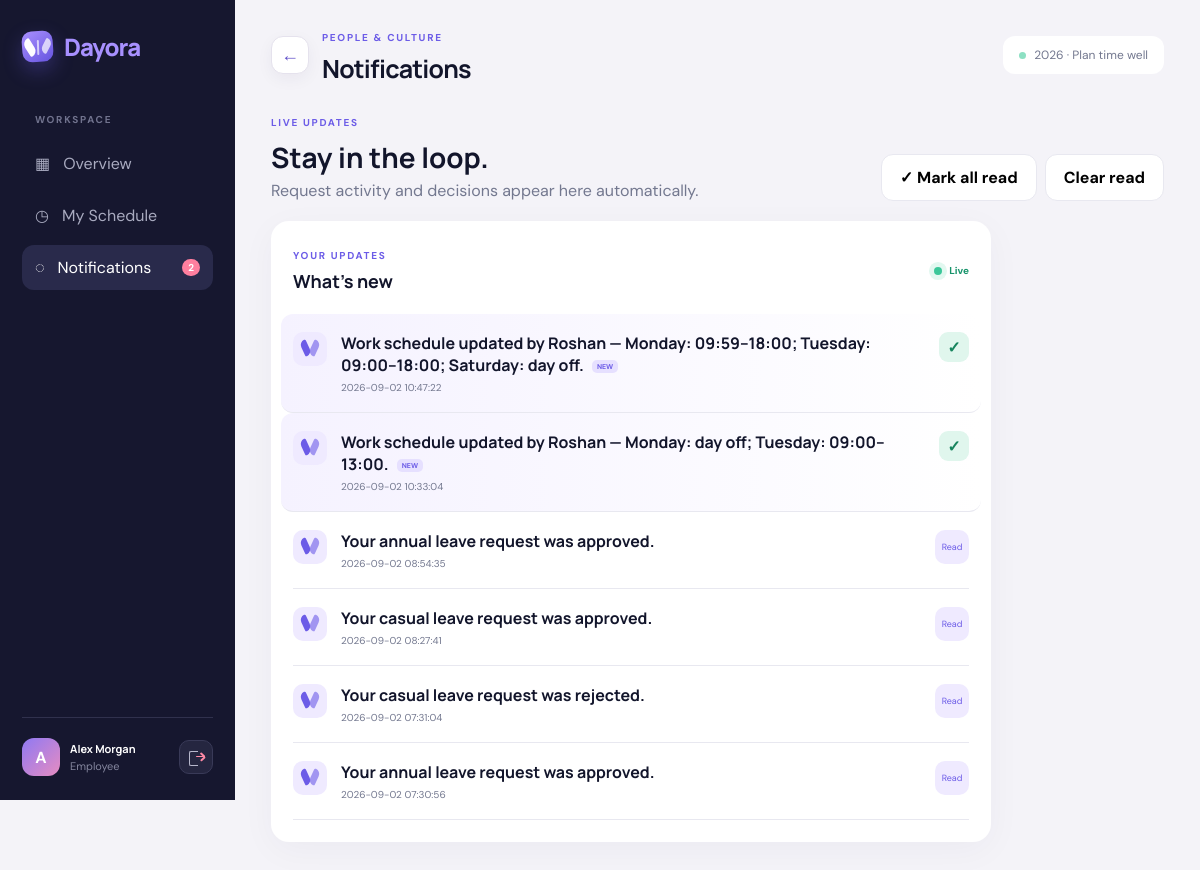
The app's page /notifications (signed in) with its own data.
### tables this page shows
CREATE TABLE notifications (
            id INTEGER PRIMARY KEY AUTOINCREMENT, user_id INTEGER NOT NULL, message TEXT NOT NULL,
            is_read INTEGER NOT NULL DEFAULT 0, created_at TEXT NOT NULL DEFAULT CURRENT_TIMESTAMP,
            FOREIGN KEY(user_id) REFERENCES users(id)
        );

### app.py (the view)
@app.get("/notifications")
@login_required()
def notifications():
    items = db().execute("SELECT * FROM notifications WHERE user_id=? ORDER BY created_at DESC", (session["user_id"],)).fetchall()
    return render_template("notifications.html", notifications=items)

### app.py (called while the page is built)
def db():
    if "db" not in g:
        g.db = sqlite3.connect(app.config["DATABASE"])
        g.db.row_factory = sqlite3.Row
        g.db.execute("PRAGMA foreign_keys = ON")
    return g.db

def login_required(role=None):
    def decorator(view):
        @wraps(view)
        def wrapped(*args, **kwargs):
            if not session.get("user_id"):
                return redirect(url_for("login"))
            if role and session.get("role") != role:
                flash("You do not have access to that page.", "error")
                return redirect(url_for("dashboard"))
            return view(*args, **kwargs)
        return wrapped
    return decorator

@app.context_processor
def globals_for_templates():
    unread = 0
    if session.get("user_id"):
        unread = db().execute("SELECT COUNT(*) FROM notifications WHERE user_id=? AND is_read=0", (session["user_id"],)).fetchone()[0]
    hour = datetime.now().hour
    time_greeting = "Good morning" if 5 <= hour < 12 else "Good afternoon" if 12 <= hour < 17 else "Good evening" if 17 <= hour < 21 else "Good night"
    return {"current_year": date.today().year, "unread_count": unread, "time_greeting": time_greeting}

### templates/notifications.html (shortened to what this page needs)
{% extends 'base.html' %}
{% block heading %}Notifications{% endblock %}
{% block content %}
<section class="notification-tools"><div><span class="overline">LIVE UPDATES</span><h2>Stay in the loop.</h2><p>Request activity and decisions appear here automatically.</p></div><div class="notification-actions"><form method="post" action="{{url_for('read_all_notifications')}}"><button class="btn ghost">✓ Mark all read</button></form><form method="post" action="{{url_for('clear_read_notifications')}}"><button class="btn ghost" data-confirm="Clear all read notifications?">Clear read</button></form></div></section>
<article class="card notifications"><div class="card-head"><div><span class="overline">YOUR UPDATES</span><h3>What’s new</h3></div><span class="live-indicator"><i></i> Live</span></div>
{% for n in notifications %}<div class="notification {{'unread' if not n.is_read}}"><span class="notice-mark"></span><div class="notification-copy"><strong>{{n.message}}</strong><small>{{n.created_at}}</small></div>{% if not n.is_read %}<form method="post" action="{{url_for('read_notification',notification_id=n.id)}}"><button class="mark-read" title="Mark as read">✓</button></form>{% else %}<span class="read-label">Read</span>{% endif %}</div>
{% else %}<div class="empty">You’re all caught up. New leave activity will appear here.</div>{% endfor %}
</article>
{% endblock %}

### static/css/style.css (style rules this page uses)
:root { --ink:#12152b;--muted:#73788f;--line:#e8e8f0;--bg:#f4f3f8;--purple:#6c5ce7;--purple2:#8f79f3;--mint:#8de0c3;--amber:#ffd58a;--pink:#ff7f9f;--white:#fff;--shadow:0 18px 55px rgba(37,30,84,.08) }
* { box-sizing:border-box }
body { margin:0;font-family:'DM Sans',sans-serif;color:var(--ink);background:var(--bg) }
h1,h2,h3,b,strong,.logo { font-family:Manrope,sans-serif }
button,input,select,textarea { font:inherit }
.workspace,.overline,.eyebrow { font-size:10px;font-weight:700;letter-spacing:1.7px }
.eyebrow,.overline { color:var(--purple) }
.btn { border:0;border-radius:12px;padding:12px 18px;font-weight:700;cursor:pointer;display:inline-block }
.btn.ghost { background:#fff;border:1px solid var(--line) }
.card { background:#fff;border-radius:18px;padding:22px;box-shadow:0 8px 35px rgba(31,28,69,.04) }
.card-head { display:flex;justify-content:space-between;align-items:center;margin-bottom:16px }
.card-head h3,.notifications h3 { margin:5px 0;font-size:18px }
.notifications { max-width:720px }
.notification { display:flex;gap:14px;padding:18px 0;border-bottom:1px solid var(--line) }
.notification>span { width:34px;height:34px;border-radius:10px;background:#efeaff;color:var(--purple);display:grid;place-items:center }
.notification strong,.notification small { display:block }
.notification small { color:var(--muted);font-size:10px;margin-top:5px }

### static/css/brand.css (style rules this page uses)
.notice-mark { position: relative; }
.notice-mark::before, .notice-mark::after { content: ""; position: absolute; width: 7px; height: 16px; top: 8px; background: var(--purple); }
.notice-mark::before { left: 9px; border-radius: 8px 2px 8px 2px; transform: rotate(-25deg); }
.notice-mark::after { right: 9px; border-radius: 2px 8px 2px 8px; transform: rotate(25deg); opacity: .6; }
.notification-tools { display: flex; justify-content: space-between; align-items: end; margin-bottom: 20px; }
.notification-tools h2 { margin: 7px 0 4px; font-size: 28px; }
.notification-tools p { margin: 0; color: var(--muted); }
.notification-actions { display: flex; gap: 8px; }
.live-indicator { display:flex; align-items:center; gap:7px; color:#16936a; font-size:10px; font-weight:700; }
.live-indicator i { width:8px; height:8px; border-radius:50%; background:#3bc799; box-shadow:0 0 0 5px #e2f8f0; animation:live-pulse 2s infinite; }
.notification.unread { margin:0 -12px; padding-left:12px; padding-right:12px; border-radius:12px; background:linear-gradient(90deg,#f5f2ff,transparent); }
.notification.unread .notification-copy strong::after { content:'NEW'; display:inline-block; margin-left:8px; padding:2px 5px; border-radius:5px; background:#e6e0ff; color:var(--purple); font:700 7px 'DM Sans'; vertical-align:middle; }
.notification-copy { flex:1; }
.mark-read { border:0; width:30px; height:30px; border-radius:9px; background:#e0f6ed; color:#16845d; cursor:pointer; font-weight:800; }
.read-label { color:#aaa; font-size:9px; }

### records on screen
notifications: message "Work schedule updated by Roshan — Monday: 09:59–18:00; Tuesday: 09:00–18:00; Saturday: day off.", created_at "2026-09-02 10:47:22"
notifications: message "Work schedule updated by Roshan — Monday: day off; Tuesday: 09:00–13:00.", created_at "2026-09-02 10:33:04"
notifications: message "Your annual leave request was approved.", created_at "2026-09-02 08:54:35", is_read "Read"
notifications: message "Your casual leave request was approved.", created_at "2026-09-02 08:27:41", is_read "Read"
notifications: message "Your casual leave request was rejected.", created_at "2026-09-02 07:31:04", is_read "Read"
notifications: message "Your annual leave request was approved.", created_at "2026-09-02 07:30:56", is_read "Read"

### other values on screen
{{ unread_count }} "2"
{{ session.name[:1] }} "A"
{{ session.name }} "Alex Morgan"
{{ session.role|title }} "Employee"
